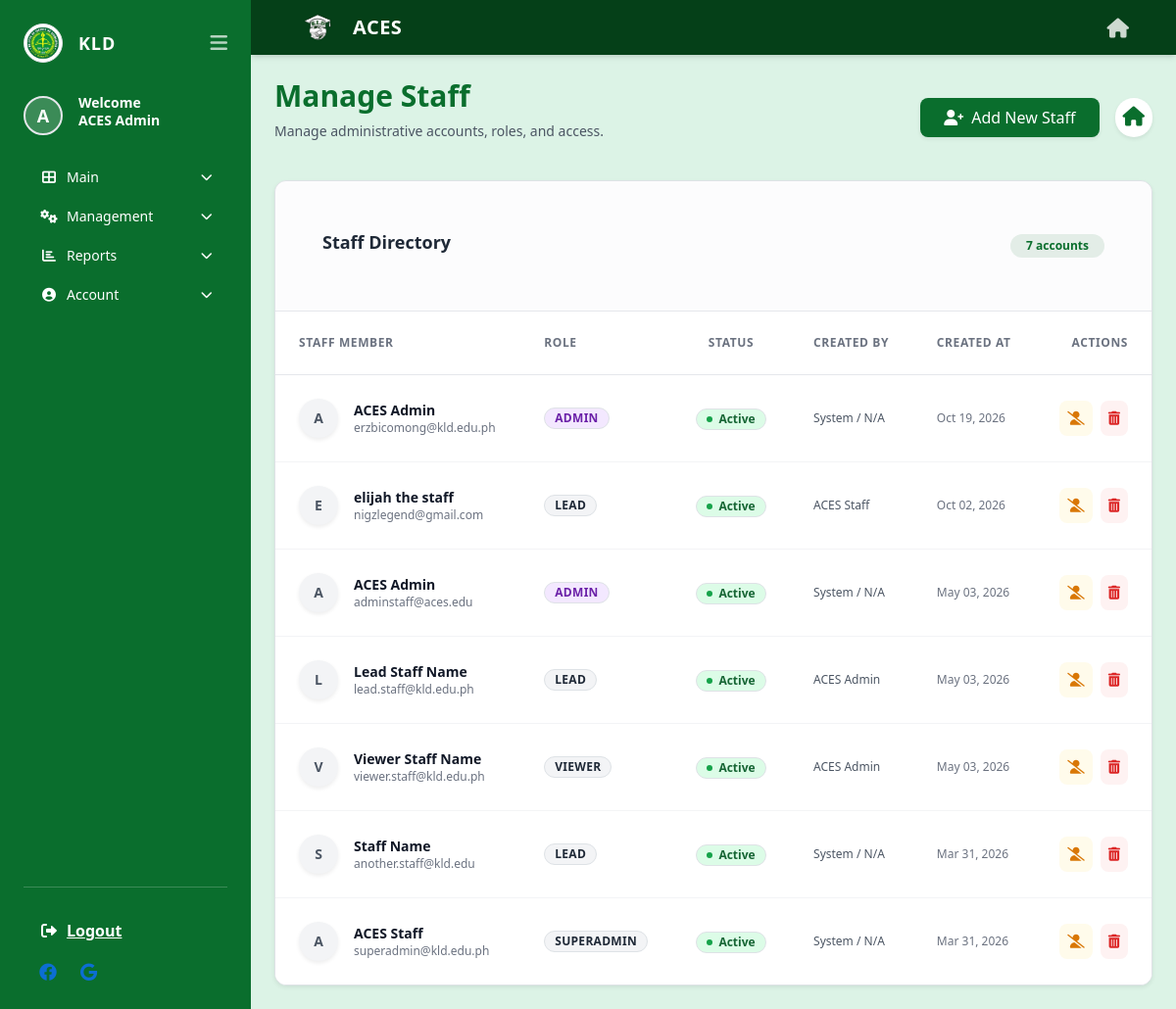
Page /staff/manage_staff.php (signed in) on the committed database.
### tables this page shows
CREATE TABLE `users` (
  `user_id` int(11) NOT NULL,
  `email` varchar(100) NOT NULL,
  `avatar` varchar(255) DEFAULT NULL,
  `password_hash` varchar(255) NOT NULL,
  `is_verified` tinyint(1) NOT NULL DEFAULT 0,
  `verification_token` varchar(64) DEFAULT NULL,
  `verification_expires` datetime DEFAULT NULL,
  `reset_token` varchar(64) DEFAULT NULL,
  `reset_expires` datetime DEFAULT NULL,
  `full_name` varchar(100) NOT NULL,
  `role` enum('student','staff') NOT NULL,
  `staff_role` varchar(50) DEFAULT NULL,
  `is_active` tinyint(1) NOT NULL DEFAULT 1,
  `created_by` int(11) DEFAULT NULL,
  `created_at` datetime DEFAULT current_timestamp(),
  `pending_email` varchar(255) DEFAULT NULL,
  `email_change_pin` varchar(6) DEFAULT NULL,
  `email_pin_expiry` datetime DEFAULT NULL
);

### includes/auth.php (called while the page is built, shortened)
<?php
function isStaff() {
    return isset($_SESSION['role']) && $_SESSION['role'] === 'staff';
}
function isAdmin() {
    return isStaff() && isset($_SESSION['staff_role']) && $_SESSION['staff_role'] === 'admin';
}
?>

### staff/manage_staff.php (the view, shortened to what this page needs)
<?php
require_once __DIR__ . '/../includes/auth.php';
$stmt = $pdo->query("SELECT u.*,
    (SELECT full_name FROM users WHERE user_id = u.created_by) as creator_name
    FROM users u
    WHERE role = 'staff'
    ORDER BY u.created_at DESC");
$staff_members = $stmt->fetchAll();
?>
<!DOCTYPE html>
<html lang="en" class="h-full">
<head>
    <link rel="stylesheet" href="../assets/css/tailwind.css">
    <link href="https://cdn.jsdelivr.net/npm/bootstrap@5.3.0/dist/css/bootstrap.min.css" rel="stylesheet">
    <link rel="stylesheet" href="https://cdnjs.cloudflare.com/ajax/libs/font-awesome/6.0.0/css/all.min.css">
</head>
<body class="bg-[#dcf3e6] font-sans h-screen flex flex-col md:flex-row">
<?php include '../includes/staff_sidebar.php'; ?>
<div class="flex-1 flex flex-col overflow-hidden">
    <?php include '../includes/header.php'; ?>
    <main class="flex-1 p-4 md:p-8 overflow-y-auto no-scrollbar">
        <div class="flex flex-col md:flex-row justify-between items-start md:items-center mb-6 gap-4">
            <div>
                <h1 class="text-3xl font-bold text-[#0a6e2d]">Manage Staff</h1>
                <p class="text-sm text-gray-600 mt-1">Manage administrative accounts, roles, and access.</p>
            </div>
            <div class="flex items-center gap-3">
                <button type="button" class="bg-[#0a6e2d] hover:bg-[#054018] text-white font-medium py-2 px-4 rounded-lg inline-flex items-center shadow-sm transition-colors" data-bs-toggle="modal" data-bs-target="#createStaffModal">
                    <i class="fas fa-user-plus mr-2"></i> Add New Staff
                </button>
                <a href="dashboard.php" class="text-[#0a6e2d] bg-white p-2 rounded-full shadow-sm hover:shadow-md transition-shadow">
                    <i class="fa-solid fa-house text-xl"></i>
                </a>
            </div>
        </div>
        <div class="bg-white rounded-xl shadow-sm border border-gray-200 overflow-hidden">
            <div class="p-5 border-b border-gray-200 bg-gray-50/50 flex flex-col md:flex-row md:items-center justify-between gap-4">
                <h2 class="text-lg font-bold text-gray-800">Staff Directory</h2>
                <span class="bg-[#0a6e2d]/10 text-[#0a6e2d] py-1 px-3 rounded-full text-xs font-bold self-start md:self-auto">
                    <?= count($staff_members) ?> accounts
                </span>
            </div>
            <div class="overflow-x-auto">
                <table class="min-w-full text-left text-sm whitespace-nowrap">
                    <thead class="bg-white border-b border-gray-200">
                        <tr class="text-gray-500 font-semibold uppercase tracking-wider text-xs">
                            <th class="py-4 px-6">Staff Member</th>
                            <th class="py-4 px-4">Role</th>
                            <th class="py-4 px-4 text-center">Status</th>
                            <th class="py-4 px-4">Created By</th>
                            <th class="py-4 px-4">Created At</th>
                            <th class="py-4 px-6 text-right">Actions</th>
                        </tr>
                    </thead>
                    <tbody class="divide-y divide-gray-100 text-gray-700 bg-white">
                        <?php foreach ($staff_members as $staff_member):
                            $is_self = ($staff_member['user_id'] === $_SESSION['user_id']);
                            $roleClass = 'bg-gray-100 text-gray-800 border-gray-200';
                            if ($staff_member['staff_role'] === 'admin') $roleClass = 'bg-purple-100 text-purple-800 border-purple-200';
                            elseif ($staff_member['staff_role'] === 'staff') $roleClass = 'bg-blue-100 text-blue-800 border-blue-200';
                            $statusClass = $staff_member['is_active'] ? 'bg-green-100 text-green-800 border-green-200' : 'bg-gray-100 text-gray-800 border-gray-200';
                            $can_manage = isAdmin() && !$is_self;
                        ?>
                            <tr class="hover:bg-gray-50 transition-colors duration-150 <?= $is_self ? 'bg-green-50/30' : '' ?>">
                                <td class="py-4 px-6">
                                    <div class="flex items-center gap-3">
                                        <div class="h-10 w-10 flex-shrink-0 rounded-full <?= $is_self ? 'bg-[#0a6e2d] text-white' : 'bg-gray-100 text-gray-600' ?> flex items-center justify-center font-bold text-sm shadow-sm">
                                            <?= strtoupper(substr($staff_member['full_name'], 0, 1)) ?>
                                        </div>
                                        <div>
                                            <div class="text-sm font-bold text-gray-900">
                                                <?= htmlspecialchars($staff_member['full_name']) ?>
                                            </div>
                                            <div class="text-xs text-gray-500"><?= htmlspecialchars($staff_member['email']) ?></div>
                                        </div>
                                    </div>
                                </td>
                                <td class="py-4 px-4">
                                    <span class="inline-flex items-center px-2.5 py-0.5 rounded-full text-xs font-bold border <?= $roleClass ?> uppercase tracking-wide">
                                        <?= htmlspecialchars($staff_member['staff_role'] ?: 'staff') ?>
                                    </span>
                                </td>
                                <td class="py-4 px-4 text-center">
                                    <span class="inline-flex items-center px-2.5 py-0.5 rounded-full text-xs font-bold border <?= $statusClass ?>">
                                        <span class="w-1.5 h-1.5 rounded-full mr-1.5 <?= $staff_member['is_active'] ? 'bg-green-600' : 'bg-gray-600' ?>"></span>
                                        <?= $staff_member['is_active'] ? 'Active' : 'Inactive' ?>
                                    </span>
                                </td>
                                <td class="py-4 px-4 text-xs text-gray-600">
                                    <?= htmlspecialchars($staff_member['creator_name'] ?: 'System / N/A') ?>
                                </td>
                                <td class="py-4 px-4 text-xs text-gray-500">
                                    <?= date('M d, Y', strtotime($staff_member['created_at'])) ?>
                                </td>
                                <td class="py-4 px-6 text-right">
                                    <div class="flex items-center justify-end gap-2">
                                        <?php if ($can_manage): ?>
                                            <form method="POST" style="display:inline;">
                                                <button type="submit" class="<?= $staff_member['is_active'] ? 'text-amber-600 hover:text-amber-900 bg-amber-50 hover:bg-amber-100' : 'text-green-600 hover:text-green-900 bg-green-50 hover:bg-green-100' ?> p-2 rounded-lg transition-colors" title="<?= $staff_member['is_active'] ? 'Deactivate Account' : 'Activate Account' ?>">
                                                    <i class="fas <?= $staff_member['is_active'] ? 'fa-user-slash' : 'fa-user-check' ?>"></i>
                                                </button>
                                            </form>
                                            <form method="POST" style="display:inline;" onsubmit="return confirm('PERMANENTLY DELETE this staff account? This cannot be undone.');">
                                                <button type="submit" class="text-red-600 hover:text-red-900 bg-red-50 hover:bg-red-100 p-2 rounded-lg transition-colors" title="Delete Account">
                                                    <i class="fas fa-trash-alt"></i>
                                                </button>
                                            </form>
                                        <?php else: ?>
                                            <span class="text-xs text-gray-400 italic px-2" title="You cannot manage this user">Protected</span>
                                        <?php endif; ?>
                                    </div>
                                </td>
                            </tr>
                        <?php endforeach; ?>
                    </tbody>
                </table>
            </div>
        </div>
    </main>
</div>
</body>
</html>

### includes/staff_sidebar.php (shortened to what this page needs)
<aside id="staffSidebar" class="hidden md:flex w-64 bg-[#0a6e2d] text-white flex-col p-4 shrink-0 h-screen sticky top-0 transition-all duration-300 overflow-y-auto">
    <div>
        <div class="flex items-center justify-between mb-8">
            <div class="flex items-center gap-3" id="sidebarBrand">
                <img src="../assets/images/kld_logo.png" class="w-10 h-10 rounded-full border border-white/20 bg-white p-0.5 object-contain" alt="KLD">
                <span class="font-bold tracking-wider text-lg sidebar-text">KLD</span>
            </div>
            <button id="sidebarToggleBtn" class="text-white/70 hover:text-white text-xl focus:outline-none">
                <i class="fas fa-bars"></i>
            </button>
        </div>
        <?php
        $stmt_av = $pdo->prepare("SELECT full_name, avatar FROM users WHERE user_id = ?");
        $stmt_av->execute([$_SESSION['user_id']]);
        $sb_user = $stmt_av->fetch();
        $sb_name = $sb_user['full_name'] ?? $staff_name;
        $sb_avatar = $sb_user['avatar'] ?? null;
        ?>
        <div class="mb-6 sidebar-text flex items-center gap-3">
            <?php if (!empty($sb_avatar)): ?>
                <img src="../<?= htmlspecialchars($sb_avatar) ?>" alt="Avatar" class="h-10 w-10 rounded-full object-cover border-2 border-white/30 shadow-sm shrink-0">
            <?php else: ?>
                <div class="h-10 w-10 rounded-full bg-white/20 text-white flex items-center justify-center font-bold text-lg border-2 border-white/30 shrink-0">
                    <?= strtoupper(substr($sb_name, 0, 1)) ?>
                </div>
            <?php endif; ?>
            <div class="min-w-0">
                <h2 class="text-sm font-bold leading-tight">Welcome<br><?= htmlspecialchars($sb_name) ?></h2>
            </div>
        </div>
        <nav class="space-y-1 text-sm">
            <div class="sidebar-group">
                <button class="group-header flex items-center justify-between w-full text-left text-white hover:text-green-200 hover:bg-white/10 rounded-lg px-3 py-2 transition-colors">
                    <span><i class="fas fa-th-large mr-2 w-5 text-center"></i><span class="sidebar-text">Main</span></span>
                    <i class="fas fa-chevron-down text-xs transition-transform duration-200 sidebar-text"></i>
                </button>
            </div>
            <?php if (isStaff()): ?>
            <div class="sidebar-group">
                <button class="group-header flex items-center justify-between w-full text-left text-white hover:text-green-200 hover:bg-white/10 rounded-lg px-3 py-2 transition-colors">
                    <span><i class="fas fa-cogs mr-2 w-5 text-center"></i><span class="sidebar-text">Management</span></span>
                    <i class="fas fa-chevron-down text-xs transition-transform duration-200 sidebar-text"></i>
                </button>
            </div>
            <?php endif; ?>
            <div class="sidebar-group">
                <button class="group-header flex items-center justify-between w-full text-left text-white hover:text-green-200 hover:bg-white/10 rounded-lg px-3 py-2 transition-colors">
                    <span><i class="fas fa-chart-bar mr-2 w-5 text-center"></i><span class="sidebar-text">Reports</span></span>
                    <i class="fas fa-chevron-down text-xs transition-transform duration-200 sidebar-text"></i>
                </button>
            </div>
            <div class="sidebar-group">
                <button class="group-header flex items-center justify-between w-full text-left text-white hover:text-green-200 hover:bg-white/10 rounded-lg px-3 py-2 transition-colors">
                    <span><i class="fas fa-user-circle mr-2 w-5 text-center"></i><span class="sidebar-text">Account</span></span>
                    <i class="fas fa-chevron-down text-xs transition-transform duration-200 sidebar-text"></i>
                </button>
            </div>
        </nav>
    </div>
    <div class="mt-auto pt-4 border-t border-white/20">
        <a href="../logout.php" onclick="return confirm('Are you sure you want to log out?');" class="block text-white font-bold hover:text-red-300 hover:bg-white/10 rounded-lg px-3 py-2 transition-colors sidebar-text mb-2">
            <i class="fas fa-sign-out-alt mr-2 w-5 text-center"></i><span class="sidebar-text">Logout</span>
        </a>
        <div class="flex gap-4 text-lg opacity-80 sidebar-text px-3">
            <a href="https://www.facebook.com/KLDOfficial2021" target="_blank" rel="noopener noreferrer" class="hover:text-white transition-colors" title="KLD Official Facebook Page">
                <i class="fa-brands fa-facebook"></i>
            </a>
            <a href="https://www.kld.edu.ph/" target="_blank" rel="noopener noreferrer" class="hover:text-white transition-colors" title="KLD Official Website">
                <i class="fa-brands fa-google"></i>
            </a>
        </div>
    </div>
</aside>

### staff/manage_staff.php (style rules this page uses)
html, body { height: 100%; margin: 0; padding: 0; }
.no-scrollbar { -ms-overflow-style: none; scrollbar-width: none; }

### rows in the picture
users: full_name "A", full_name "ACES Admin", email "erzbicomong@kld.edu.ph", staff_role "ADMIN", is_active 1 (drawn), creator_name "System / N/A", created_at "Oct 19, 2026"
users: full_name "E", full_name "elijah the staff", email "nigzlegend@gmail.com", staff_role "LEAD", is_active 1 (drawn), creator_name "ACES Staff", created_at "Oct 02, 2026"
users: full_name "A", full_name "ACES Admin", email "adminstaff@aces.edu", staff_role "ADMIN", is_active 1 (drawn), creator_name "System / N/A", created_at "May 03, 2026"
users: full_name "L", full_name "Lead Staff Name", email "lead.staff@kld.edu.ph", staff_role "LEAD", is_active 1 (drawn), creator_name "ACES Admin", created_at "May 03, 2026"
users: full_name "V", full_name "Viewer Staff Name", email "viewer.staff@kld.edu.ph", staff_role "VIEWER", is_active 1 (drawn), creator_name "ACES Admin", created_at "May 03, 2026"
users: full_name "S", full_name "Staff Name", email "another.staff@kld.edu", staff_role "LEAD", is_active 1 (drawn), creator_name "System / N/A", created_at "Mar 31, 2026"
users: full_name "A", full_name "ACES Staff", email "superadmin@kld.edu.ph", staff_role "SUPERADMIN", is_active 1 (drawn), creator_name "System / N/A", created_at "Mar 31, 2026"

### other values in the picture
count($staff_members) "7"
